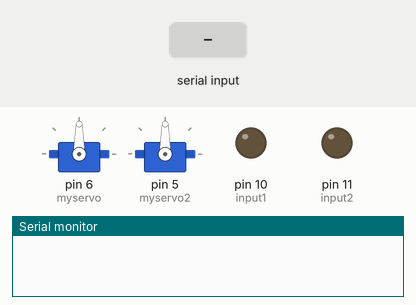
A sketch run on a simulated Arduino Uno, built with avr-gcc and run on an emulated ATmega328P. On the bench: 2 × servo, output pins drawn as LEDs (lit = HIGH), the last lines printed to the serial monitor. The test bench sets the inputs (shaded band).

Above: at 1.2 s.
1.3 s: byte 112 ('p') received over Serial
At 1.45 s:
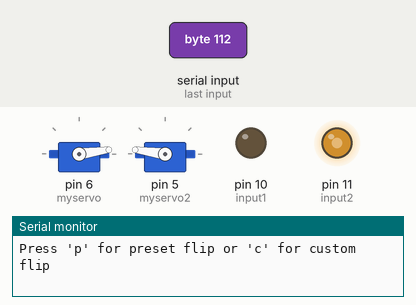
At 2.05 s:
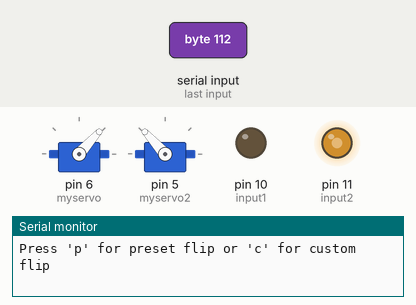
Timing chart, 0 to 16.3 s (numbered marks = the images above; inputs shaded):
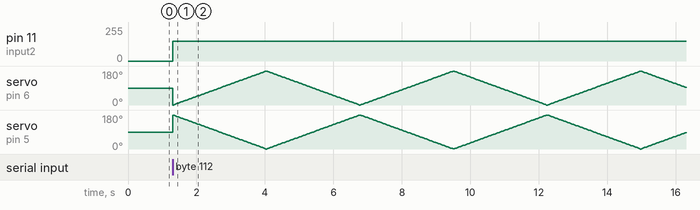

The sketch:

rcRoachForWill_Mel.ino
```cpp
//rcRoach
// disable all sensing. only have RC
#include <Wire.h>
#include <Servo.h>


// combine all code to remote control movement on the ROBO explorer
// choose no line ending in the serial monitor. This way, the enter doesn't get parsed as a char command
int input1 = 10;
int input2 = 11;

Servo myservo;
Servo myservo2;

// init position
int pos = 0;

void setup() {
  myservo.attach(6);
  myservo2.attach(5);
  pinMode(input1,OUTPUT);
  pinMode(input2,OUTPUT);
  Serial.begin(9600);

}
void loop() {

    presetFlips();

}
```

customFlip.ino
```cpp
// code to control the custom flip

void customFlip(int motorSpeed, int servoSpeed, boolean motorDirection, int servoStart, int servoEnd) {

  // code for the motors
  if (motorDirection == true){ //BACKWARDS
    analogWrite(input2, 255- motorSpeed);
    digitalWrite(input1, HIGH);
  }
  if (motorDirection ==false){ //FORWARDS
    analogWrite(input2, motorSpeed);
    digitalWrite(input1, LOW);
  }
  // code for the servos
  int pos;
  while(true){
    for(pos = servoStart; pos < servoEnd; pos += 1){ // goes from 0 degrees to 180 degrees in steps of 1 degree
      myservo.write(pos);              // tell servo to go to position in variable 'pos'
      myservo2.write(180-pos);
      delay(15);                       // waits 15ms for the servo to reach the position
    }
    for(pos = servoEnd; pos>=servoStart; pos-=1){     // goes from 180 degrees to 0 degrees
      myservo.write(pos);              // tell servo to go to position in variable 'pos'
      myservo2.write(180-pos);
      delay(15);                       // waits 15ms for the servo to reach the position
    }
  }
}
```

getCommand.ino
```cpp
// get the char from the string.  Do appropriate things to it
/**************************
* COMMAND SET
*
*
*
***************************/
void getCommand(){

  // define our speeds
  int slow = 100;
  int medio= 150;
  int fast = 200;

  while(Serial.available()){
   char value = Serial.read();
   // chose no lin
   switch (value)
   {
     case 'q':
       motorOutput(  slow,false );
       Serial.println("Forward slow");
       break;
     case 'w':
       motorOutput( medio ,false );
       Serial.println("Forward moderate");
       break;
     case 'e':
       motorOutput( fast ,false );
       Serial.println("Forward fast");
       break;
     case 'a':
       motorOutput( slow ,true );
       Serial.println("Backwards slow");
       break;
     case 's':
       motorOutput( medio ,true );
       Serial.println("Backwards moderate");
       break;
     case 'd':
       motorOutput( fast ,true );
       Serial.println("Backwards fast");
       break;
     case 'x':
       motorOutput(0,false);
       Serial.println("STOP");
       break;
     case 'r':
       myservo.write(30);

       myservo2.write(70);
       Serial.println("0 degrees");
       break;
     case 'f':
       myservo.write(45);
       myservo2.write(45);
       Serial.println("45 degrees");
       break;
     case 'v':
       myservo.write(90);
       myservo2.write(0);
       Serial.println("90 degrees");
       break;
     default:
       Serial.println("please input valid command: q,w,e or a,s,d. x to stop");
       Serial.println("r to turn servo one way, f to turn it the other way");
   }

  }    // end while
}
```

motorOutput.ino
```cpp
// code to control the motors.
// currently set up to work with the Pololu - DRV8833 motor driver

void motorOutput(int speed, boolean direction) {

// code for the half bridges

  if (direction == true){ //BACKWARDS
    analogWrite(input2, 255- speed);
    digitalWrite(input1, HIGH);
  }
  else{ //FORWARDS
    analogWrite(input2, speed);
    digitalWrite(input1, LOW);
  }
}
```

presetFlips.ino
```cpp
// Either initate the preset flip command, or follow the prompt for a custom flip
/**************************
* Control flow:
* - press 'p' for preset flip or 'c' for custom flip
* - motor speed: enter an int between 100-200
* - motor direction: press 'f' for forwards, 'b' for backwards
* - servo speed: enter an int between ___-___
* - servo start angle: enter an int between 0-90
* - servo end angle: enter an int between 0-90
* - press 's' to initate flip
***************************/
//Consider using map function to make speed conversions easier

void presetFlips(){

  // define values
  int motorSpeed;
  int servoSpeed;
  boolean motorDirection;
  int servoStart;
  int servoEnd;

  while(Serial.available()){
    Serial.println("Press 'p' for preset flip or 'c' for custom flip");
    char choice = Serial.read();
    if (choice == 'p'){
      // STANDARD FLIP DEFAULT VALUES
      customFlip(motorSpeed = 150, servoSpeed =20 , motorDirection = false, servoStart=0, servoEnd=180);
    }
    else if (choice == 'c'){
      // CUSTOM FLIP CONTROL FLOW

      // Motor Speed
      Serial.println("Motor Speed: Enter an int between 100-200, or 0 for no motor");
      if (Serial.available() > 0){
        int motorSpeed = Serial.read();
      }
      //Motor Direction (only if motor is on)
      if (motorSpeed != 0){
        Serial.println("Motor Direction: Press 'f' for forwards, 'b' for backwards");
        char choiceTwo = Serial.read();
        if (choiceTwo == 'f'){
          boolean motorDirection = false;
        }
        if (choiceTwo == 'b'){
          boolean motorDirection = true;
        }
      }

      //Servo Speed
      Serial.println("Servo Speed: Enter an int between 0 - 30");
      int servoSpeed = Serial.read();

      //Servo speed: delay between 10ms and 40ms

      //Servo Angles
      Serial.println("Servo Start Angle: Enter an int between 0-90");
      int servoStart = Serial.read();
      Serial.println("Servo End Angle: Enter an int between 0-90");
      int servoEnd = Serial.read();

      //Initate Flip
      Serial.println("Press 's' to start flip");
      char start = Serial.read();
      if (start == 's'){
        customFlip(motorSpeed, servoSpeed, motorDirection, servoStart, servoEnd);
      }
      else{
        Serial.println("Boo you suck");
      }
    }  //end else if
    else {
      Serial.println("You failed; try again");
    }
  }  // end while
}  // end presetFlips
```
